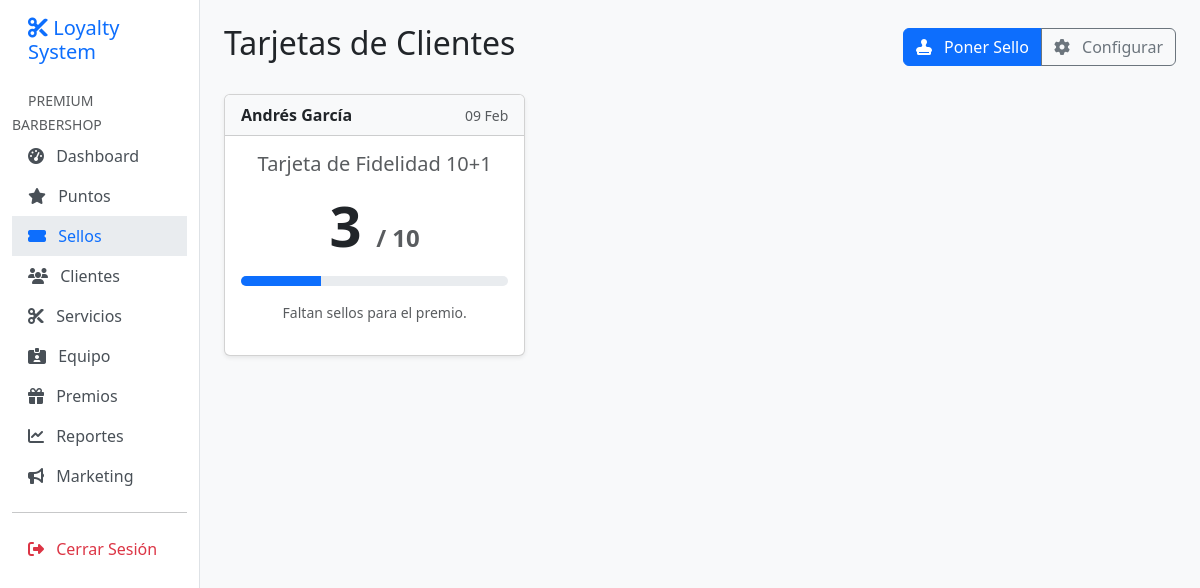
The page /app/stamps/cards/ (signed in) on the database its author committed.
### apps/core/models.py (models this page shows, shortened)
class Organization(models.Model):
    name = models.CharField(max_length=255, verbose_name="Nombre del Negocio")
    slug = models.SlugField(max_length=255, unique=True, verbose_name="Slug URL")
    owner = models.ForeignKey(
        settings.AUTH_USER_MODEL,
        on_delete=models.PROTECT,
        related_name='owned_organizations',
        verbose_name="Dueño"
    )
    logo = models.ImageField(upload_to='logos/', null=True, blank=True, verbose_name="Logo")
    primary_color = models.CharField(max_length=7, default='#3B82F6', verbose_name="Color Primario")
    timezone = models.CharField(max_length=50, default='America/Lima', verbose_name="Zona Horaria")
    currency = models.CharField(max_length=3, default='PEN', verbose_name="Moneda")
    is_active = models.BooleanField(default=True, verbose_name="Activo")
    created_at = models.DateTimeField(auto_now_add=True, verbose_name="Creado el")
    updated_at = models.DateTimeField(auto_now=True, verbose_name="Actualizado el")
    class Meta:
        verbose_name = "Organización"
        verbose_name_plural = "Organizaciones"

### apps/users/models.py (models this page shows, shortened)
class User(AbstractUser):
    email = models.EmailField(unique=True, verbose_name="Correo Electrónico")
    is_owner = models.BooleanField(default=False, verbose_name="Es Dueño")
    is_staff_member = models.BooleanField(default=False, verbose_name="Es Trabajador")
    is_customer = models.BooleanField(default=False, verbose_name="Es Cliente")
    organization = models.ForeignKey(
        'core.Organization',
        on_delete=models.CASCADE,
        null=True,
        blank=True,
        related_name='users',
        verbose_name="Organización"
    )
    phone = models.CharField(max_length=20, blank=True, null=True, verbose_name="Teléfono")
    avatar = models.ImageField(upload_to='avatars/', blank=True, null=True, verbose_name="Avatar")
    USERNAME_FIELD = 'email'
    REQUIRED_FIELDS = ['username']
    class Meta:
        verbose_name = "Usuario"
        verbose_name_plural = "Usuarios"

### apps/stamps/models.py (models this page shows, shortened)
class StampCard(TenantAwareModel):
    customer = models.ForeignKey(Customer, on_delete=models.CASCADE, related_name='stamp_cards', verbose_name="Cliente")
    promotion = models.ForeignKey(StampPromotion, on_delete=models.PROTECT, related_name='cards', verbose_name="Promoción")
    current_stamps = models.PositiveIntegerField(default=0, verbose_name="Sellos actuales")
    is_completed = models.BooleanField(default=False, verbose_name="Completada")
    is_redeemed = models.BooleanField(default=False, verbose_name="Canjeada")
    last_stamp_at = models.DateTimeField(auto_now=True, verbose_name="Último sello")
    created_at = models.DateTimeField(auto_now_add=True)
    class Meta:
        verbose_name = "Tarjeta de Sellos"
        verbose_name_plural = "Tarjetas de Sellos"
        unique_together = ('customer', 'promotion', 'is_redeemed') # Un cliente puede tener varias si ya canjeó las anteriores?

class StampPromotion(TenantAwareModel):
    name = models.CharField(max_length=150, verbose_name="Nombre de la Promoción")
    description = models.TextField(blank=True, verbose_name="Descripción")
    total_stamps_needed = models.PositiveIntegerField(default=10, verbose_name="Sellos necesarios")
    reward_description = models.CharField(max_length=200, verbose_name="Recompensa (Ej: Corte Gratis)")
    is_active = models.BooleanField(default=True, verbose_name="Activa")
    start_date = models.DateField(null=True, blank=True, verbose_name="Fecha Inicio")
    end_date = models.DateField(null=True, blank=True, verbose_name="Fecha Fin")
    class Meta:
        verbose_name = "Promoción de Sellos"
        verbose_name_plural = "Promociones de Sellos"

### apps/customers/models.py (models this page shows, shortened)
class Customer(TenantAwareModel):
    first_name = models.CharField(max_length=150, verbose_name="Nombres")
    last_name = models.CharField(max_length=150, verbose_name="Apellidos")
    email = models.EmailField(blank=True, null=True, verbose_name="Correo Electrónico")
    phone = models.CharField(max_length=20, blank=True, null=True, verbose_name="Teléfono / WhatsApp")
    birth_day = models.PositiveSmallIntegerField(blank=True, null=True, verbose_name="Día de Nacimiento")
    birth_month = models.PositiveSmallIntegerField(blank=True, null=True, verbose_name="Mes de Nacimiento")
    birth_year = models.PositiveIntegerField(blank=True, null=True, verbose_name="Año de Nacimiento")
    notes = models.TextField(blank=True, verbose_name="Notas Internas")
    is_active = models.BooleanField(default=True, verbose_name="Activo")
    created_at = models.DateTimeField(auto_now_add=True)
    updated_at = models.DateTimeField(auto_now=True)
    class Meta:
        verbose_name = "Cliente"
        verbose_name_plural = "Clientes"
        ordering = ['-created_at']
    @property
    def full_name(self):
        return f"{self.first_name} {self.last_name}"

### apps/stamps/views.py (the view)
# urls.py: path('cards/', views.card_list, name='card_list'),
@login_required
def card_list(request):
    cards = StampCard.objects.filter(organization=request.tenant, is_redeemed=False).select_related('customer', 'promotion')
    return render(request, 'stamps/card_list.html', {'cards': cards, 'title': 'Tarjetas de Clientes'})

### apps/core/models.py (called while the page is built)
def set_current_tenant(tenant):
    _thread_locals.tenant = tenant

### apps/stamps/templates/stamps/card_list.html (shortened to what this page needs)
{% extends 'base.html' %}
{% block content %}
<div class="d-flex justify-content-between align-items-center mb-4">
    <h1 class="h2">{{ title }}</h1>
    <div class="btn-group">
        <a href="{% url 'stamps:assign_stamps' %}" class="btn btn-primary">
            <i class="fas fa-stamp me-2"></i> Poner Sello
        </a>
        <a href="{% url 'stamps:promotion_list' %}" class="btn btn-outline-secondary">
            <i class="fas fa-cog me-2"></i> Configurar
        </a>
    </div>
</div>
<div class="row">
    {% for card in cards %}
    <div class="col-md-4 mb-4">
        <div class="card shadow-sm h-100 {% if card.is_completed %}border-success{% endif %}">
            <div class="card-header d-flex justify-content-between align-items-center {% if card.is_completed %}bg-success text-white{% else %}bg-light{% endif %}">
                <span class="fw-bold">{{ card.customer.full_name }}</span>
                {% if card.is_completed %}
                <span class="badge bg-white text-success"><i class="fas fa-check"></i> COMPLETADA</span>
                {% else %}
                <small class="text-muted">{{ card.last_stamp_at|date:"d M" }}</small>
                {% endif %}
            </div>
            <div class="card-body text-center">
                <h5 class="card-title text-muted mb-3">{{ card.promotion.name }}</h5>
                <div class="display-4 fw-bold mb-3">
                    {{ card.current_stamps }} <span class="text-muted fs-4">/ {{ card.promotion.total_stamps_needed }}</span>
                </div>
                <div class="progress mb-3" style="height: 10px;">
                    <div class="progress-bar {% if card.is_completed %}bg-success{% else %}bg-primary{% endif %}" role="progressbar" style="width: {% widthratio card.current_stamps card.promotion.total_stamps_needed 100 %}%;"></div>
                </div>
                {% if card.is_completed %}
                <div class="alert alert-success py-2 mb-3">
                    <strong>Premio:</strong> {{ card.promotion.reward_description }}
                </div>
                <a href="{% url 'stamps:redeem_card' card.pk %}" class="btn btn-success w-100" onclick="return confirm('¿Confirmar canje del premio? La tarjeta se archivará.');">
                    <i class="fas fa-gift me-2"></i> CANJEAR PREMIO
                </a>
                {% else %}
                <p class="text-muted small">Faltan {{ card.promotion.total_stamps_needed|add:"-"|add:card.current_stamps }} sellos para el premio.</p>
                {% endif %}
            </div>
        </div>
    </div>
    {% endfor %}
</div>
{% endblock %}

### templates/base.html (shortened to what this page needs)
<!DOCTYPE html>
<html lang="es-pe">
<head>
    <link href="https://cdn.jsdelivr.net/npm/bootstrap@5.3.0/dist/css/bootstrap.min.css" rel="stylesheet">
    <link rel="stylesheet" href="https://cdnjs.cloudflare.com/ajax/libs/font-awesome/6.4.0/css/all.min.css">
</head>
<body>
<div class="container-fluid">
    <div class="row">
        {% if user.is_authenticated %}
        <nav id="sidebar" class="col-md-3 col-lg-2 d-md-block sidebar collapse pt-3">
            <div class="position-sticky">
                <h5 class="px-3 mb-4 text-primary"><i class="fas fa-cut"></i> Loyalty System</h5>
                <ul class="nav flex-column">
                    {% if request.tenant %}
                    <li class="nav-item">
                        <small class="text-muted px-3 text-uppercase">{{ request.tenant.name|default:user.organization.name }}</small>
                    </li>
                    <li class="nav-item">
                        <a class="nav-link {% if request.resolver_match.app_name == 'core' and request.resolver_match.url_name == 'dashboard' %}active{% endif %}" href="{% url 'core:dashboard' %}">
                            <i class="fas fa-tachometer-alt me-2"></i> Dashboard
                        </a>
                    </li>
                    <li class="nav-item">
                        <a class="nav-link {% if 'loyalty' in request.path %}active{% endif %}" href="{% url 'loyalty:transaction_list' %}">
                            <i class="fas fa-star me-2"></i> Puntos
                        </a>
                    </li>
                    <li class="nav-item">
                        <a class="nav-link {% if 'stamps' in request.path %}active{% endif %}" href="{% url 'stamps:card_list' %}">
                            <i class="fas fa-ticket-alt me-2"></i> Sellos
                        </a>
                    </li>
                    <li class="nav-item">
                        <a class="nav-link {% if 'customers' in request.path %}active{% endif %}" href="{% url 'customers:customer_list' %}">
                            <i class="fas fa-users me-2"></i> Clientes
                        </a>
                    </li>
                    <li class="nav-item">
                        <a class="nav-link {% if 'services' in request.path %}active{% endif %}" href="{% url 'services:service_list' %}">
                            <i class="fas fa-cut me-2"></i> Servicios
                        </a>
                    </li>
                    {% if user.is_owner %}
                    <li class="nav-item">
                        <a class="nav-link {% if 'workers' in request.path %}active{% endif %}" href="{% url 'users:worker_list' %}">
                            <i class="fas fa-id-card-alt me-2"></i> Equipo
                        </a>
                    </li>
                    {% endif %}
                    <li class="nav-item">
                        <a class="nav-link {% if 'rewards' in request.path %}active{% endif %}" href="{% url 'rewards:reward_list' %}">
                            <i class="fas fa-gift me-2"></i> Premios
                        </a>
                    </li>
                    <li class="nav-item">
                        <a class="nav-link {% if 'reports' in request.path %}active{% endif %}" href="{% url 'reports:transaction_report' %}">
                            <i class="fas fa-chart-line me-2"></i> Reportes
                        </a>
                    </li>
                    <li class="nav-item">
                        <a class="nav-link {% if 'campaigns' in request.path %}active{% endif %}" href="{% url 'campaigns:campaign_list' %}">
                            <i class="fas fa-bullhorn me-2"></i> Marketing
                        </a>
                    </li>
                    {% endif %}
                    <hr>
                    <li class="nav-item">
                        <form action="{% url 'users:logout' %}" method="post">
                            <button type="submit" class="nav-link border-0 bg-transparent text-danger">
                                <i class="fas fa-sign-out-alt me-2"></i> Cerrar Sesión
                            </button>
                        </form>
                    </li>
                </ul>
            </div>
        </nav>
        {% endif %}
        <main class="{% if user.is_authenticated %}col-md-9 ms-sm-auto col-lg-10 px-md-4{% else %}col-12{% endif %} py-4">
            {% block content %}{% endblock %}
        </main>
    </div>
</div>
</body>
</html>

### templates/base.html (style rules this page uses)
body { background-color: #f8f9fa; }
.sidebar { min-height: 100vh; background-color: #ffffff; border-right: 1px solid #dee2e6; }
.nav-link { color: #495057; font-weight: 500; }
.nav-link.active { color: #0d6efd; background-color: #e9ecef; }

### rows shown on the page
Organization: tenant.name "PREMIUM BARBERSHOP"
StampCard: customer.full_name "Andrés García", last_stamp_at "09 Feb", promotion.name "Tarjeta de Fidelidad 10+1", current_stamps "3", promotion.total_stamps_needed "10", is_completed False (drawn)

### other values the page prints
{{ title }} "Tarjetas de Clientes"
